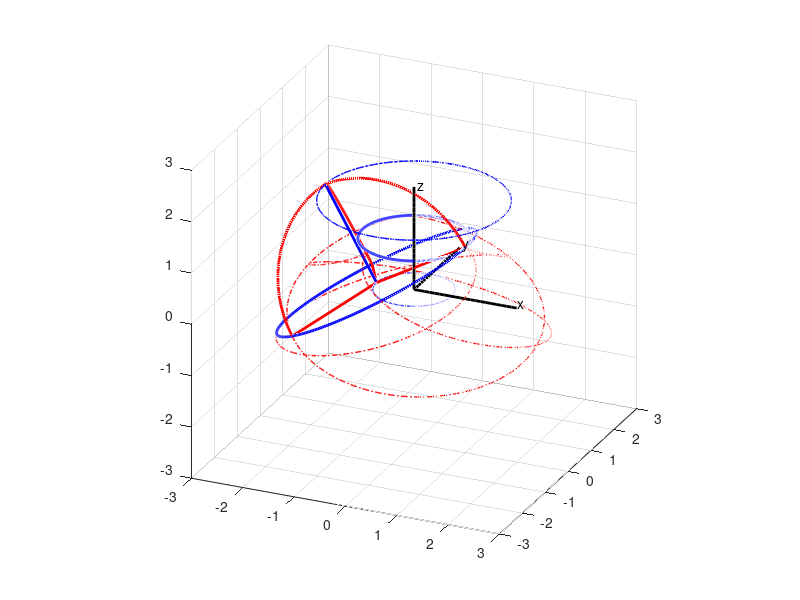

This chart was generated by the following MATLAB code:
% Plot moving 3D gear set 3 vertex
% not sure whether this is correct or ver11_2 is.
% Mengtang Li
% Apr 3
clear; clf; close all;

figure('OuterPosition', [50 50 1000 1000]);
grid minor; grid on; hold on;
% plot x-axis
xaxis_x = 0:0.1:2;
xaxis_y = zeros(1,size(xaxis_x,2));
xaxis_z = zeros(1,size(xaxis_x,2));
% plot y-axis
yaxis_x = zeros(1,size(xaxis_x,2));
yaxis_y = 0:0.1:2;
yaxis_z = zeros(1,size(xaxis_x,2));
% plot z-axis
zaxis_x = zeros(1,size(xaxis_x,2));
zaxis_y = zeros(1,size(xaxis_x,2));
zaxis_z = 0:0.1:2;
% specify the lengh of axis
xlim([-3 3]); ylim([-3 3]); zlim([-3 3]);
plot3(xaxis_x,xaxis_y,xaxis_z,'k','linewidth',2);
grid on; grid minor; hold on;
plot3(yaxis_x,yaxis_y,yaxis_z,'k','linewidth',2);
plot3(zaxis_x,zaxis_y,zaxis_z,'k','linewidth',2);
% legend('x-axis', 'y-axis', 'z-axis');
text(2.0,0.05,0.05,'x');
text(0.05,2.0,0.05,'y');
text(0.05,0.05,2.0,'z');
daspect([1 1 1]);
view(24,24);

alpha = pi/6;
beta = pi/6;
R = 1;
L = (sqrt(3)-1)*2*R;
h = 1;
angle = 0:0.01:2*pi;
n = size(angle,2);
x_record1 = zeros(1,n);
y_record1 = zeros(1,n);
z_record1 = zeros(1,n);
x_record2 = zeros(1,n);
y_record2 = zeros(1,n);
z_record2 = zeros(1,n);
x_record3 = zeros(1,n);
y_record3 = zeros(1,n);
z_record3 = zeros(1,n);
x_record4 = zeros(1,n);
y_record4 = zeros(1,n);
z_record4 = zeros(1,n);

plot3(L/2*cos(angle), L/2*sin(angle), 0*angle, 'b-.', 'linewidth',1)
plot3(R*cos(angle), R*sin(angle), 0*angle+R, 'b', 'linewidth',2)
pause(2);

for i = 1:1:n
    wt = angle(i);
    
    Ainv = [ (3^(1/2)*cos(2*wt))/2,  (3^(1/2)*sin(2*wt))/2,    1/2;
        -sin(2*wt),               cos(2*wt),              0;
        -cos(2*wt)/2,            -sin(2*wt)/2,         3^(1/2)/2;];
    
    Binv = [ cos(-wt) sin(-wt) 0;
        -sin(-wt) cos(-wt) 0;
        0       0       1;];
    
    C = Binv*Ainv;
    % Now the C is correct
    
    % distance between origin and center of rotating circle
    R_x = -L/2*cos(2*wt);
    R_y = -L/2*sin(2*wt);
    R_z = 0;
    
    % the rotating circle [blue]
    theta = 0:0.02:2*pi;
    rho_x = 2*R*(cos(theta)*C(1,1)+sin(theta)*C(2,1));
    rho_y = 2*R*(cos(theta)*C(1,2)+sin(theta)*C(2,2));
    rho_z = 2*R*(cos(theta)*C(1,3)+sin(theta)*C(2,3));
    % lower part half circle 1st point (0 deg) part
    phi = 0:0.02:pi/2;
    rho_p1_x = 2*R*cos(phi)*cos(0)*C(1,1)+2*R*cos(phi)*sin(0)*C(2,1)+2*R*sin(phi)*C(3,1); 
    rho_p1_y = 2*R*cos(phi)*cos(0)*C(1,2)+2*R*cos(phi)*sin(0)*C(2,2)+2*R*sin(phi)*C(3,2); 
    rho_p1_z = 2*R*cos(phi)*cos(0)*C(1,3)+2*R*cos(phi)*sin(0)*C(2,3)+2*R*sin(phi)*C(3,3); 
    % lower part half circle 2nd point (120 deg) part
    rho_p2_x = 2*R*cos(phi)*cos(2*pi/3)*C(1,1)+2*R*cos(phi)*sin(2*pi/3)*C(2,1)+2*R*sin(phi)*C(3,1); 
    rho_p2_y = 2*R*cos(phi)*cos(2*pi/3)*C(1,2)+2*R*cos(phi)*sin(2*pi/3)*C(2,2)+2*R*sin(phi)*C(3,2); 
    rho_p2_z = 2*R*cos(phi)*cos(2*pi/3)*C(1,3)+2*R*cos(phi)*sin(2*pi/3)*C(2,3)+2*R*sin(phi)*C(3,3); 
    % lower part half circle 3rd point (240 deg) part
    rho_p3_x = 2*R*cos(phi)*cos(4*pi/3)*C(1,1)+2*R*cos(phi)*sin(4*pi/3)*C(2,1)+2*R*sin(phi)*C(3,1); 
    rho_p3_y = 2*R*cos(phi)*cos(4*pi/3)*C(1,2)+2*R*cos(phi)*sin(4*pi/3)*C(2,2)+2*R*sin(phi)*C(3,2); 
    rho_p3_z = 2*R*cos(phi)*cos(4*pi/3)*C(1,3)+2*R*cos(phi)*sin(4*pi/3)*C(2,3)+2*R*sin(phi)*C(3,3); 
    
    % vertex of normal vector of radius R in moving frame
    rho_xvt = 0+0+2*R*C(3,1);
    rho_yvt = 0+0+2*R*C(3,2);
    rho_zvt = 0+0+2*R*C(3,3);
    % 1st point (0 deg) in moving frame
    rho_x1 = 2*R*(cos(0)*C(1,1)+sin(0)*C(2,1));
    rho_y1 = 2*R*(cos(0)*C(1,2)+sin(0)*C(2,2));
    rho_z1 = 2*R*(cos(0)*C(1,3)+sin(0)*C(2,3));
    % 2nd point (120 deg) in moving frame
    rho_x2 = 2*R*(cos(2*pi/3)*C(1,1)+sin(2*pi/3)*C(2,1));
    rho_y2 = 2*R*(cos(2*pi/3)*C(1,2)+sin(2*pi/3)*C(2,2));
    rho_z2 = 2*R*(cos(2*pi/3)*C(1,3)+sin(2*pi/3)*C(2,3));
    % 3rd point (240 deg) in moving frame
    rho_x3 = 2*R*(cos(4*pi/3)*C(1,1)+sin(4*pi/3)*C(2,1));
    rho_y3 = 2*R*(cos(4*pi/3)*C(1,2)+sin(4*pi/3)*C(2,2));
    rho_z3 = 2*R*(cos(4*pi/3)*C(1,3)+sin(4*pi/3)*C(2,3));
    
    % center of moving circle in fixed frame
    r_x = R_x + rho_x;
    r_y = R_y + rho_y;
    r_z = R_z + rho_z;
    %vertex of normal vector of radius R in fixed frame
    r_xvt = R_x + rho_xvt;  x_record1(i) = r_xvt;
    r_yvt = R_y + rho_yvt;  y_record1(i) = r_yvt;
    r_zvt = R_z + rho_zvt;  z_record1(i) = r_zvt;
    % 1st point (0 deg) in fixed frame
    r_x1 = R_x + rho_x1;  x_record2(i) = r_x1;
    r_y1 = R_y + rho_y1;  y_record2(i) = r_y1;
    r_z1 = R_z + rho_z1;  z_record2(i) = r_z1;
    % 2nd point (90 deg) in fixed frame
    r_x2 = R_x + rho_x2;  x_record3(i) = r_x2;
    r_y2 = R_y + rho_y2;  y_record3(i) = r_y2;
    r_z2 = R_z + rho_z2;  z_record3(i) = r_z2;
    % 3rd point (180 deg) in fixed frame
    r_x3 = R_x + rho_x3;  x_record4(i) = r_x3;
    r_y3 = R_y + rho_y3;  y_record4(i) = r_y3;
    r_z3 = R_z + rho_z3;  z_record4(i) = r_z3;
    % lower part half circle 1st point (0 deg) part
    r_p1_x = R_x + rho_p1_x;
    r_p1_y = R_y + rho_p1_y;
    r_p1_z = R_z + rho_p1_z;
    % lower part half circle 2nd point (120 deg) part
    r_p2_x = R_x + rho_p2_x;
    r_p2_y = R_y + rho_p2_y;
    r_p2_z = R_z + rho_p2_z;
    % lower part half circle 3rd point (240 deg) part
    r_p3_x = R_x + rho_p3_x;
    r_p3_y = R_y + rho_p3_y;
    r_p3_z = R_z + rho_p3_z;
    
    plotcircle1 = plot3(r_x,r_y,r_z,'b','linewidth',2);
    plotcircle2 = plot3(r_p1_x,r_p1_y,r_p1_z,'r','linewidth',2);
    plotcircle3 = plot3(r_p2_x,r_p2_y,r_p2_z,'r','linewidth',2);
    plotcircle4 = plot3(r_p3_x,r_p3_y,r_p3_z,'r','linewidth',2);
    plotline0 = plot3([R_x; r_xvt], [R_y; r_yvt], [R_z; r_zvt],'b','linewidth',2);
    plotline1 = plot3([R_x; r_x1], [R_y; r_y1], [R_z; r_z1],'r','linewidth',2);
    plotline2 = plot3([R_x; r_x2], [R_y; r_y2], [R_z; r_z2],'r','linewidth',2); 
    plotline3 = plot3([R_x; r_x3], [R_y; r_y3], [R_z; r_z3],'r','linewidth',2);
    
     
    pause(0.02);
    if (i < n)
        delete(plotcircle1);
        delete(plotcircle2);
        delete(plotcircle3);
        delete(plotcircle4);
        delete(plotline0);
        delete(plotline1);
        delete(plotline2);
        delete(plotline3);
    end
    
end
plot3(x_record1, y_record1, z_record1, 'b-.','linewidth',1);
plot3(x_record2, y_record2, z_record2, 'r-.','linewidth',1);
plot3(x_record3, y_record3, z_record3, 'r-.','linewidth',1);
plot3(x_record4, y_record4, z_record4, 'r-.','linewidth',1);
